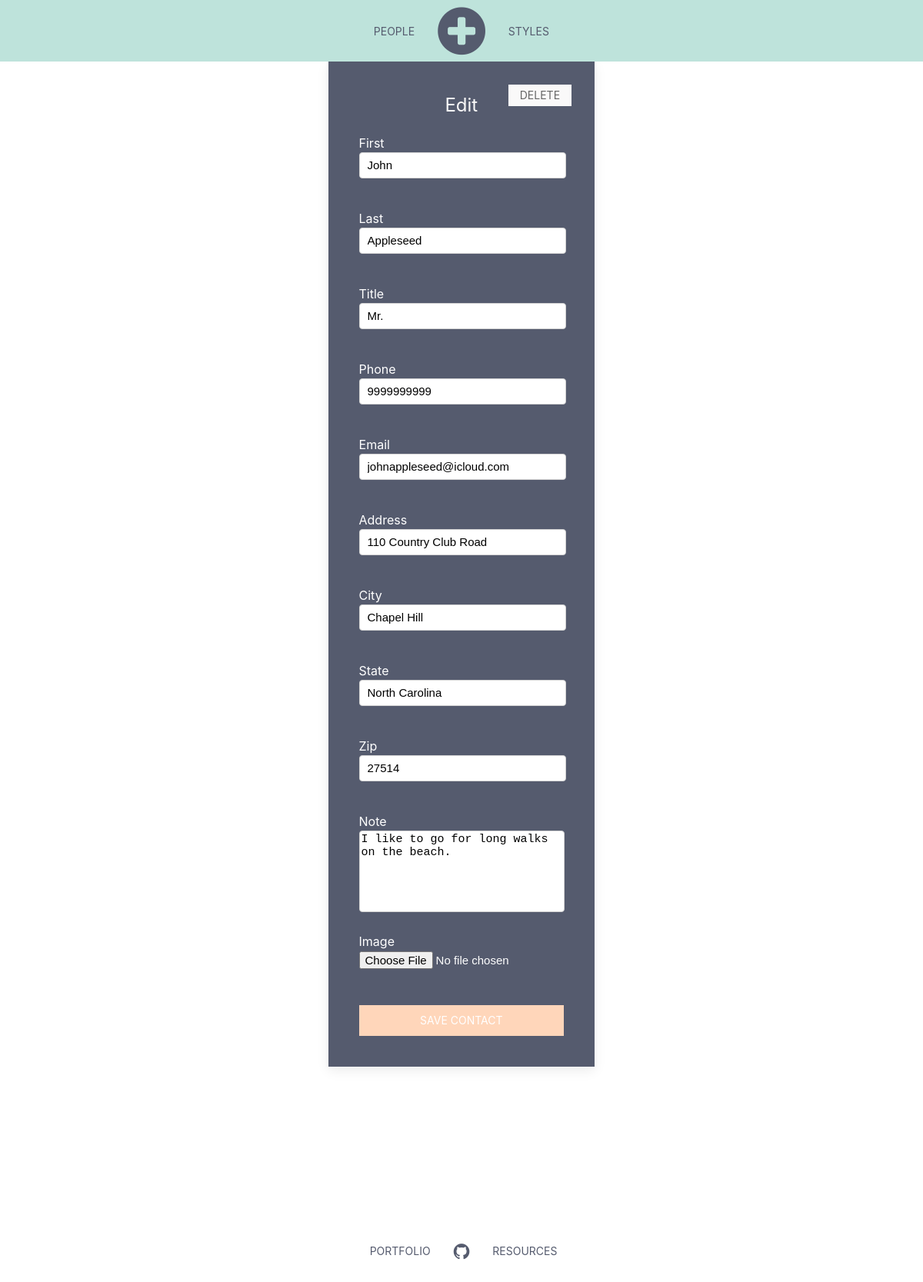
/edit.php?id=28, run on the app's committed database.
### tables this page shows
CREATE TABLE `contacts` (
  `id` int(11) NOT NULL,
  `first` varchar(200) NOT NULL,
  `last` varchar(200) NOT NULL,
  `title` varchar(200) NOT NULL,
  `address` varchar(200) NOT NULL,
  `city` varchar(200) NOT NULL,
  `state` varchar(200) NOT NULL,
  `zip` varchar(200) NOT NULL,
  `phone` varchar(200) NOT NULL,
  `email` varchar(200) NOT NULL,
  `notes` text NOT NULL,
  `image` varchar(200) NOT NULL
);

### edit.php (the view, shortened to what this page needs)
<?php
  include 'header.php';
  $id = $_GET['id'];
  $stmt = $db->prepare('SELECT * from contacts WHERE id = :id LIMIT 1');
  $stmt->bindParam(':id', $id);
  $stmt->execute();
  $contact = $stmt->fetch(PDO::FETCH_ASSOC);
?>
<div class="uk-container">
  <div class="uk-grid">
    <div class="uk-width-1-3@m">
    </div>
    <div class="uk-width-1-3@m">
        <div class="uk-card uk-card-default">
          <div class="uk-card-body">
            <h3 style="text-align: center;">Edit</h3>
            <div class="uk-card-badge"><a class="uk-button uk-button-small" style="background-color: #FAF9F9" href="/delete.php?id=<?= $contact['id']; ?>">Delete</a></div>
          <form method="POST" action="/update.php" id="new">
                  <div class="form-group">
                    <label for="contact_first">First</label>
                    <input class="form-control" type="text" name="first" id="contact_first" value="<?= $contact['first']; ?>" />
                  </div>
                  <div class="form-group">
                    <label for="contact_last">Last</label>
                    <input class="form-control" type="text" name="last" id="contact_last" value="<?= $contact['last']; ?>" />
                  </div>
                  <div class="form-group">
                    <label for="contact_last">Title</label>
                    <input class="form-control" type="text" name="title" id="contact_title" value="<?= $contact['title']; ?>" />
                  </div>
                  <div class="form-group">
                    <label for="contact_last">Phone</label>
                    <input class="form-control" type="text" name="phone" id="contact_phone" value="<?= $contact['phone']; ?>" />
                  </div>
                  <div class="form-group">
                    <label for="contact_last">Email</label>
                    <input class="form-control" type="text" name="email" id="contact_email" value="<?= $contact['email']; ?>"/>
                  </div>
                  <div class="form-group">
                    <label for="contact_last">Address</label>
                    <input class="form-control" type="text" name="address" id="contact_address" value="<?= $contact['address']; ?>" />
                  </div>
                  <div class="form-group">
                    <label for="contact_city">City</label>
                    <input class="form-control" type="text" name="city" id="contact_city" value="<?= $contact['city']; ?>" />
                  </div>
                  <div class="form-group">
                    <label for="contact_state">State</label>
                    <input class="form-control" type="text" name="state" id="contact_state" value="<?= $contact['state']; ?>" />
                  </div>
                  <div class="form-group">
                    <label for="contact_last">Zip</label>
                    <input class="form-control" type="text" name="zip" id="contact_zip" value="<?= $contact['zip']; ?>" />
                  </div>
                  <div class="form-group">
                    <label for="contact_last">Note</label>
                    <textarea class="form-control" name="notes" form="new" id="contact_note"  value="" ><?= $contact['notes']; ?></textarea>
                  </div>
                  <div class="form-group">
                    <label for="contact_image">Image</label>
                    <input style="border: 0px solid lightgray !important; padding: 0px !important; color: white;" type="file" name="file" />
                  </div>
            <button class="uk-button uk-button-danger uk-width-1-1" style="background-color: #FFD6BA">Save Contact</button>
          </form>
        </div>
      </div>
    </div>
  </div>
</div>
<?php include 'footer.php'; ?>

### css/style.css (style rules this page uses)
textarea { resize: none; height: 100px !important; border: 1px solid lightgray; border-radius: 4px !important; width: 98% !important; font-size: 15px; }
input { height: 30px !important; width: 93% !important; border: 1px solid lightgray; border-radius: 4px; padding-left: 10px; padding-right: 10px; font-size: 15px; margin-bottom: 20px; }
.form-group { margin-bottom: 20px; }
h3 { color: #FAF9F9; }
label { color: white; }

### data on the page
contacts: first "John", last "Appleseed", title "Mr.", phone "9999999999", email "johnappleseed@icloud.com", address "110 Country Club Road", city "Chapel Hill", state "North Carolina", zip "27514", notes "I like to go for long walks on the beach."
